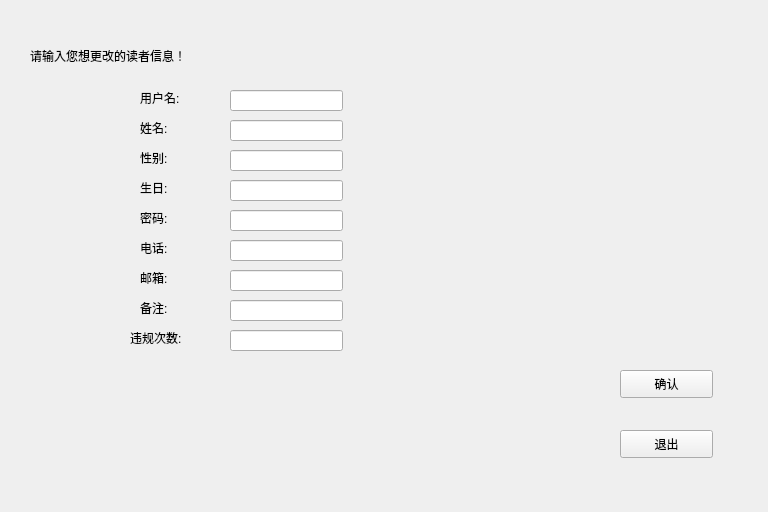
<?xml version="1.0" encoding="UTF-8"?>
<ui version="4.0">
 <class>adupdatereinformation</class>
 <widget class="QWidget" name="adupdatereinformation">
  <property name="geometry">
   <rect>
    <x>0</x>
    <y>0</y>
    <width>768</width>
    <height>512</height>
   </rect>
  </property>
  <property name="windowTitle">
   <string>Form</string>
  </property>
  <widget class="QLabel" name="label">
   <property name="geometry">
    <rect>
     <x>30</x>
     <y>30</y>
     <width>211</width>
     <height>51</height>
    </rect>
   </property>
   <property name="text">
    <string>请输入您想更改的读者信息！</string>
   </property>
  </widget>
  <widget class="QLabel" name="label_2">
   <property name="geometry">
    <rect>
     <x>140</x>
     <y>90</y>
     <width>72</width>
     <height>15</height>
    </rect>
   </property>
   <property name="text">
    <string>用户名:</string>
   </property>
  </widget>
  <widget class="QLabel" name="label_3">
   <property name="geometry">
    <rect>
     <x>140</x>
     <y>120</y>
     <width>72</width>
     <height>15</height>
    </rect>
   </property>
   <property name="text">
    <string>姓名:</string>
   </property>
  </widget>
  <widget class="QLabel" name="label_4">
   <property name="geometry">
    <rect>
     <x>140</x>
     <y>150</y>
     <width>72</width>
     <height>15</height>
    </rect>
   </property>
   <property name="text">
    <string>性别:</string>
   </property>
  </widget>
  <widget class="QLabel" name="label_5">
   <property name="geometry">
    <rect>
     <x>140</x>
     <y>180</y>
     <width>72</width>
     <height>15</height>
    </rect>
   </property>
   <property name="text">
    <string>生日:</string>
   </property>
  </widget>
  <widget class="QLabel" name="label_6">
   <property name="geometry">
    <rect>
     <x>140</x>
     <y>210</y>
     <width>72</width>
     <height>15</height>
    </rect>
   </property>
   <property name="text">
    <string>密码:</string>
   </property>
  </widget>
  <widget class="QLabel" name="label_7">
   <property name="geometry">
    <rect>
     <x>140</x>
     <y>270</y>
     <width>72</width>
     <height>15</height>
    </rect>
   </property>
   <property name="text">
    <string>邮箱:</string>
   </property>
  </widget>
  <widget class="QPushButton" name="pushButton">
   <property name="geometry">
    <rect>
     <x>620</x>
     <y>370</y>
     <width>93</width>
     <height>28</height>
    </rect>
   </property>
   <property name="text">
    <string>确认</string>
   </property>
  </widget>
  <widget class="QPushButton" name="pushButton_2">
   <property name="geometry">
    <rect>
     <x>620</x>
     <y>430</y>
     <width>93</width>
     <height>28</height>
    </rect>
   </property>
   <property name="text">
    <string>退出</string>
   </property>
  </widget>
  <widget class="QLabel" name="label_8">
   <property name="geometry">
    <rect>
     <x>140</x>
     <y>240</y>
     <width>72</width>
     <height>15</height>
    </rect>
   </property>
   <property name="text">
    <string>电话:</string>
   </property>
  </widget>
  <widget class="QLabel" name="label_9">
   <property name="geometry">
    <rect>
     <x>140</x>
     <y>300</y>
     <width>72</width>
     <height>15</height>
    </rect>
   </property>
   <property name="text">
    <string>备注:</string>
   </property>
  </widget>
  <widget class="QLabel" name="label_10">
   <property name="geometry">
    <rect>
     <x>130</x>
     <y>330</y>
     <width>72</width>
     <height>15</height>
    </rect>
   </property>
   <property name="text">
    <string>违规次数:</string>
   </property>
  </widget>
  <widget class="QLineEdit" name="lineEdit">
   <property name="geometry">
    <rect>
     <x>230</x>
     <y>90</y>
     <width>113</width>
     <height>21</height>
    </rect>
   </property>
  </widget>
  <widget class="QLineEdit" name="lineEdit_2">
   <property name="geometry">
    <rect>
     <x>230</x>
     <y>120</y>
     <width>113</width>
     <height>21</height>
    </rect>
   </property>
  </widget>
  <widget class="QLineEdit" name="lineEdit_3">
   <property name="geometry">
    <rect>
     <x>230</x>
     <y>150</y>
     <width>113</width>
     <height>21</height>
    </rect>
   </property>
  </widget>
  <widget class="QLineEdit" name="lineEdit_4">
   <property name="geometry">
    <rect>
     <x>230</x>
     <y>180</y>
     <width>113</width>
     <height>21</height>
    </rect>
   </property>
  </widget>
  <widget class="QLineEdit" name="lineEdit_5">
   <property name="geometry">
    <rect>
     <x>230</x>
     <y>210</y>
     <width>113</width>
     <height>21</height>
    </rect>
   </property>
  </widget>
  <widget class="QLineEdit" name="lineEdit_6">
   <property name="geometry">
    <rect>
     <x>230</x>
     <y>240</y>
     <width>113</width>
     <height>21</height>
    </rect>
   </property>
  </widget>
  <widget class="QLineEdit" name="lineEdit_7">
   <property name="geometry">
    <rect>
     <x>230</x>
     <y>270</y>
     <width>113</width>
     <height>21</height>
    </rect>
   </property>
  </widget>
  <widget class="QLineEdit" name="lineEdit_8">
   <property name="geometry">
    <rect>
     <x>230</x>
     <y>300</y>
     <width>113</width>
     <height>21</height>
    </rect>
   </property>
  </widget>
  <widget class="QLineEdit" name="lineEdit_9">
   <property name="geometry">
    <rect>
     <x>230</x>
     <y>330</y>
     <width>113</width>
     <height>21</height>
    </rect>
   </property>
  </widget>
 </widget>
 <resources/>
 <connections/>
</ui>
